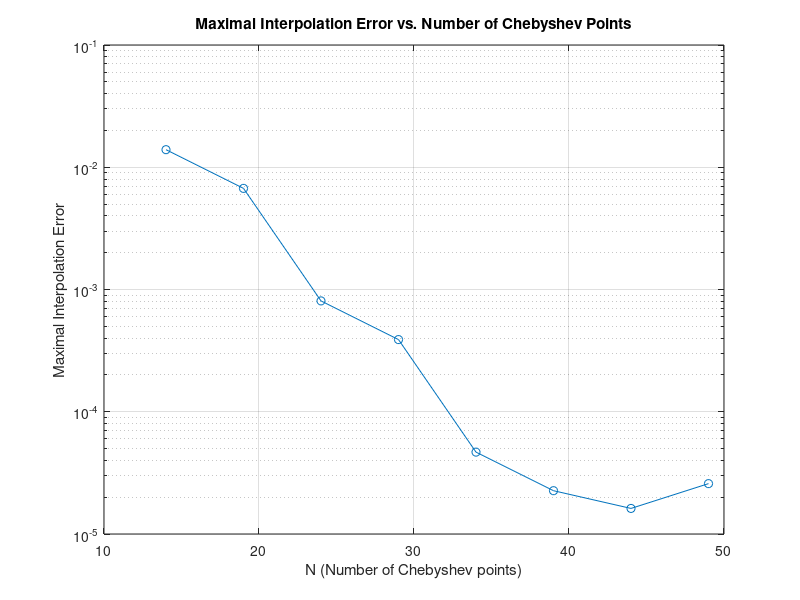

Reproduce this figure in MATLAB.
f = @(x) 1 ./ (1 + 12 * x.^2);

x_fine = linspace(-1, 1, 10000);
f_true = f(x_fine);

Ns = [14,19, 24,29, 34,39, 44, 49]; 
max_errors = zeros(size(Ns)); 

for j = 1:length(Ns)
    N = Ns(j); % Current N
    k = 0:N;
    chebyshev_nodes = cos((2 * k + 1) * pi / (2 * (N + 1)));
    chebyshev_values = f(chebyshev_nodes);
    chebyshev_poly_coeffs = polyfit(chebyshev_nodes, chebyshev_values, N);
    chebyshev_poly_values = polyval(chebyshev_poly_coeffs, x_fine);
    errors = abs(f_true - chebyshev_poly_values);
    max_errors(j) = max(errors);
end

figure;
semilogy(Ns, max_errors, '-o');
xlabel('N (Number of Chebyshev points)');
ylabel('Maximal Interpolation Error');
title('Maximal Interpolation Error vs. Number of Chebyshev Points');
grid on;
